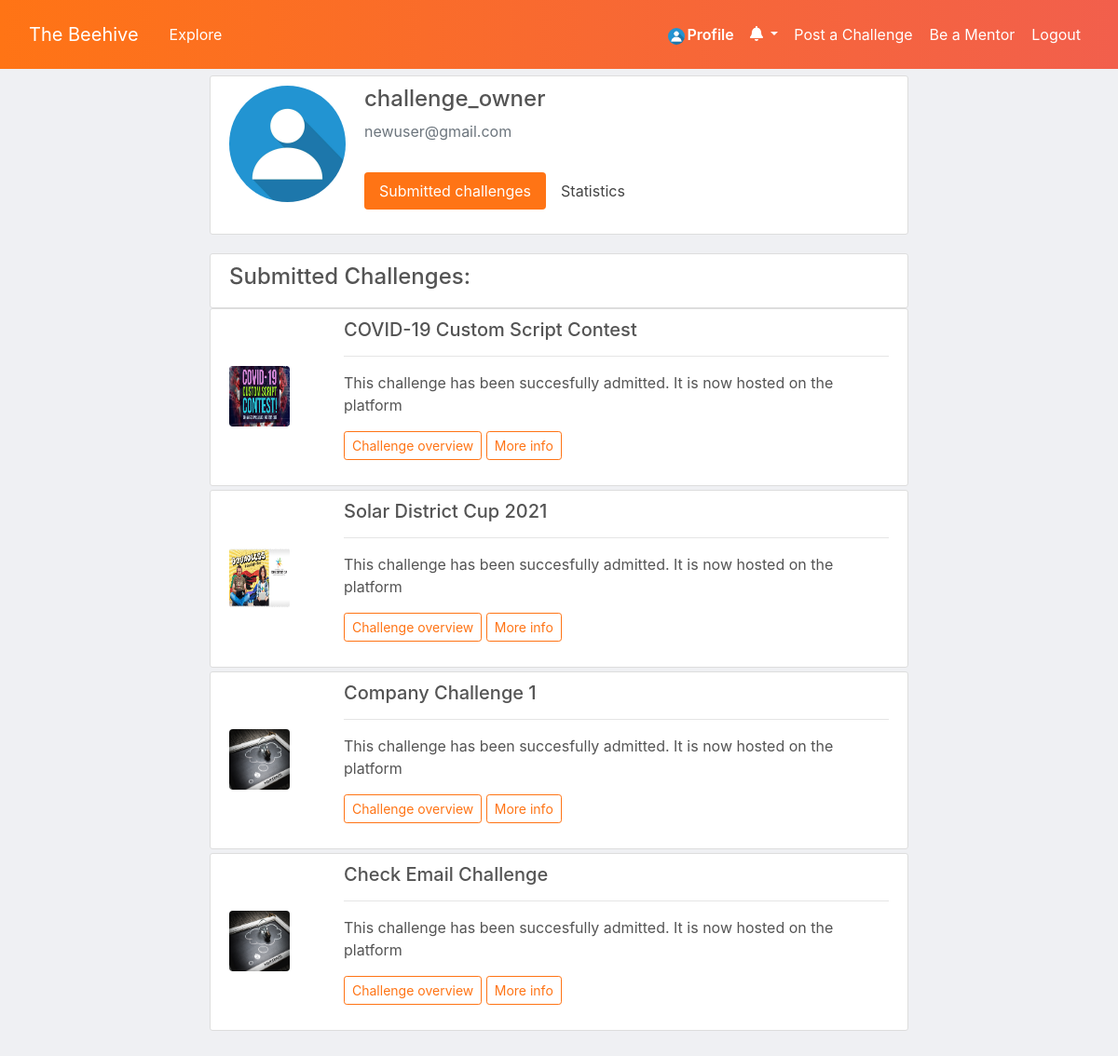
Page /profile/ (signed in) on the committed database.
### users/models.py (models this page shows, shortened)
class Profile(models.Model):
    user = models.OneToOneField(User, on_delete=models.CASCADE)
    challenge_owner_account = models.BooleanField(null=True, help_text='Selecting YES will allow you to submit challenges!, Selecting NO will allow you to solve a challenge')
    image = models.ImageField(default='default.jpg', upload_to='profile_pics')

### challenges/models.py (models this page shows, shortened)
class Challenge(models.Model):
    SOFTWARE = 'SW'
    DESIGN = 'DE'
    HARDWARE = 'HW'
    SCIENCE = 'SC'
    MARKETING = 'MA'
    OTHER = 'OT'
    CATEGORY_CHOICES = [
        (SOFTWARE, 'Programming'),
        (DESIGN, 'Design'),
        (HARDWARE, 'Hardware'),
        (SCIENCE, 'Science'),
        (MARKETING, 'Marketing'),
        (OTHER, 'Other'),
    ]
    name = models.CharField(max_length=30)
    assignor = models.ForeignKey(User, blank=True, null=True, on_delete=models.CASCADE, related_name='owned_challenges')
    description_small = models.TextField()
    description_small_final = models.TextField(blank=True)
    description_large = models.TextField()
    description_large_final = models.TextField(blank=True)
    assignor_website = models.URLField()
    due_date = models.DateTimeField(null=True, blank=True)
    apply_until_date = models.DateTimeField(null=True, blank=True)
    date_posted = models.DateTimeField(default=timezone.now)
    applicants = models.ManyToManyField(User, blank=True, related_name='challenges')
    admitted = models.BooleanField(default=False, blank=True)
    contact_person_full_name = models.CharField(max_length=50, null=True)
    contact_person_email = models.EmailField(null=True)
    cover_image = models.ImageField(default='default_challenge.jpg', upload_to='challenge_pics')
    prize = models.CharField(max_length=50)
    category = models.CharField(max_length=2, choices=CATEGORY_CHOICES, default=OTHER)

### users/views.py (the view, shortened to what this page needs)
# urls.py: path('profile/', user_views.profile, name='profile'),
@login_required
def profile(request):
    if request.user.profile.challenge_owner_account:
        return render(request, 'users/profile_challenge_owner.html', {'pitch_list': Challenge_Initial_Pitch.objects.filter(user=request.user), 'teams_list': Team.objects.filter(members=request.user.profile), 'owned_challenge_teams_list': Team.objects.filter(challenge__in=request.user.owned_challenges.all()), 'title': "Profile", 'active_challenge': Challenge.objects.filter((Q(applicants = request.user) & Q(due_date__gte=timezone.now()))), 'past_challenges': Challenge.objects.filter((Q(applicants = request.user) & Q(due_date__lte=timezone.now()))) })

### challenges/context_processors.py (called while the page is built)
def notification_context(request):
    if request.user.is_anonymous:
        return {}
    n = Notifications.objects.filter(recipient=request.user).order_by('-timestamp')
    return {
        'notification': n,
    }

### users/models.py (called while the page is built)
    def __str__(self):
        count = 1
        for team in self.challenge.challenge_teams.all():
            if team.id != self.id:
                count += 1
            else:
                break
        return f'Team {count}'

### users/templates/users/profile_challenge_owner.html (shortened to what this page needs)
{% extends "base.html" %}
{% load tz %}
{% block content %}
<div class='col-md-8 mx-auto mt-0 pt-0'>
    <div class="content-section mt-0">
      <div class="media">
        <img class="rounded-circle account-img" src="{{ user.profile.image.url }}">
        <div class="media-body">
          <h4 class="account-heading">{{ user.username }}</h4>
          <p class="text-secondary">{{ user.email }}</p>
          <ul class="nav nav-pills py-3" id="pills-tab" role="tablist">
            <li class="nav-item">
              <a class="nav-link active" id="pills-submitted-challenges-tab" data-toggle="pill" href="#pills-submitted-challenges" role="tab" aria-controls="submitted-challenges" aria-selected="true">Submitted challenges</a>
            </li>
            <li class="nav-item">
              <a class="nav-link" id="pills-stats-tab" data-toggle="pill" href="#pills-stats" role="tab" aria-controls="pills-stats" aria-selected="false">Statistics</a>
            </li>
          </ul>
        </div>
      </div>
    </div>
    </div>
    <div class='col-md-8 mx-auto mt-auto'>
<div class="tab-content pb-5" id="pills-tabContent">
<div class="tab-pane fade show active" id="pills-submitted-challenges" role="tabpanel" aria-labelledby="pills-submitted-challenges-tab">
{% if user.owned_challenges.all %}
  <div class="media content-section mb-0">
    <div class="media-body">
      <h4> Submitted Challenges: </h4>
    </div>
  </div>
  {% for challenge in user.owned_challenges.all %}
  <div class="media content-section mb-1">
    <div class="media-body">
      <div class='row'>
        <div class='col-2 m-auto'>
          <img class="rounded account-img past p-0 m-0" src="{{ challenge.cover_image.url }}">
        </div>
        <div class='col-10'>
          <h5>{{ challenge.name }}</h5>
          <hr>
          {% if challenge.admitted == True %}
            <p>This challenge has been succesfully admitted. It is now hosted on the platform</p>
            <a class="btn btn-sm btn-outline-info mb-3" href="{% url 'challenges:challenge-details' challenge.id %}">Challenge overview</a>
            <a class="btn btn-sm btn-outline-info mb-3" data-toggle="collapse" href="#MoreChInfo-{{ challenge.id }}" role="button" aria-expanded="false" aria-controls="MoreChInfo-{{ challenge.id }}">More info</a>
        </div>
        <div class='row mx-auto'>
          <div class='col-12 mx-auto'>
          {% endif %}
        </div>
      </div>
    </div>
  </div>
  </div>
  {% endfor %}
  {% else %}
  <h2> You haven't submitted any challenges yet! </h2>
  {% endif %}
</div>
</div>
{% endblock %}

### Beehive/templates/base.html (shortened to what this page needs)
{% load static %}
<!DOCTYPE html>
<html lang="en">
<head>
  <link rel="stylesheet" href="https://stackpath.bootstrapcdn.com/bootstrap/4.1.1/css/bootstrap.min.css">
  <link rel="stylesheet" href="https://cdn.datatables.net/1.10.20/css/dataTables.bootstrap4.min.css">
  <link rel="stylesheet" href="https://cdn.datatables.net/buttons/1.6.1/css/buttons.bootstrap4.min.css">
  <link rel="stylesheet" type="text/css" href="{% static 'challenges/main.css' %}">
</head>
<body>
    <header class="site-header mb-0 pb-0">
        <nav class="navbar navbar-expand-md navbar-dark bg-steel fixed-top py-3">
          <div class="container-fluid">
            <a class="navbar-brand mr-4" href="{% url 'challenges:challenge-home' %}">The Beehive</a>
            <div class="collapse navbar-collapse" id="navbarToggle">
              <div class="navbar-nav mr-auto">
                <a class="nav-item nav-link btn btn-link" href="{% url 'challenges:challenge-home' %}">Explore</a>
              </div>
              <div class="navbar-nav mb-0 pb-0">
                {% if user.is_authenticated %}
                <a class="nav-item nav-link btn rounded cust_menu_btn" href="{% url 'profile' %}"><img class="rounded-circle prof_btn_img" src="{{ user.profile.image.url }}">Profile</a>
                              <li class="nav-item avatar dropdown">
                              <a class="nav-link dropdown-toggle waves-effect waves-light" id="navbarDropdownMenuLink-5" data-toggle="dropdown" aria-haspopup="true" aria-expanded="true">
                                <i class="fas fa-bell"></i>
                              </a>
                              </li>
                <a class="nav-item nav-link btn btn-link" href="{% url 'challenges:challenge-create' %}">Post a Challenge</a>
                <a class="nav-item nav-link btn btn-link" href="{% url 'challenges:mentor-create' %}">Be a Mentor</a>
                <a class="nav-item nav-link btn btn-link" data-toggle="modal" data-target="#LogoutModalCenter">Logout</a>
                {% endif %}
              </div>
            </div>
          </div>
        </nav>
    </header>
    <main role="main" class="container-fluid mt-0 pt-0 mb-5" style='min-height: 50vh;'>
          <div class='col-md-8 mx-auto'>
          </div>
            {% block content %}{% endblock %}
      </main>
</body>

### challenges/static/challenges/main.css (style rules this page uses)
body { background: #eff0f3; color: #545454; margin-top: 5rem; }
h1, h2, h3, h4, h5, h6 { color: #545454; font-weight: 500; }
ul { margin: 0; list-style-type: none; }
li a { color: #444444; text-decoration: none; display: block; width: 100%; height: 100%; }
.bg-steel { background-image: linear-gradient(to right, #FF7415 , #F25F4C); }
.site-header .navbar-nav .nav-link { color: #ffffff; }
.nav-pills .nav-link.active { background-color: #FF7415; }
.content-section { background: #ffffff; padding: 10px 20px; border: 1px solid #dddddd; border-radius: 3px; margin-bottom: 20px; }
.prof_btn_img { height: 18px; width: 18px; margin-right: 3px; vertical-align: center; }
.account-img { height: 125px; width: 125px; margin-right: 20px; margin-bottom: 16px; }
.btn-outline-info { border-color: #FF7415 !important; color: #FF7415 !important; }
.past { height: 65px; width: 65px; }
.cust_menu_btn { font-weight: 600; }
.navbar { margin-bottom: 0; }

### rows in the picture
Challenge: cover_image (picture), name "COVID-19 Custom Script Contest"
Challenge: cover_image (picture), name "Solar District Cup 2021"
Challenge: cover_image (placeholder picture), name "Company Challenge 1"
Challenge: cover_image (placeholder picture), name "Check Email Challenge"

### other values in the picture
{{ user.username }} "challenge_owner"
{{ user.email }} "newuser@gmail.com"
